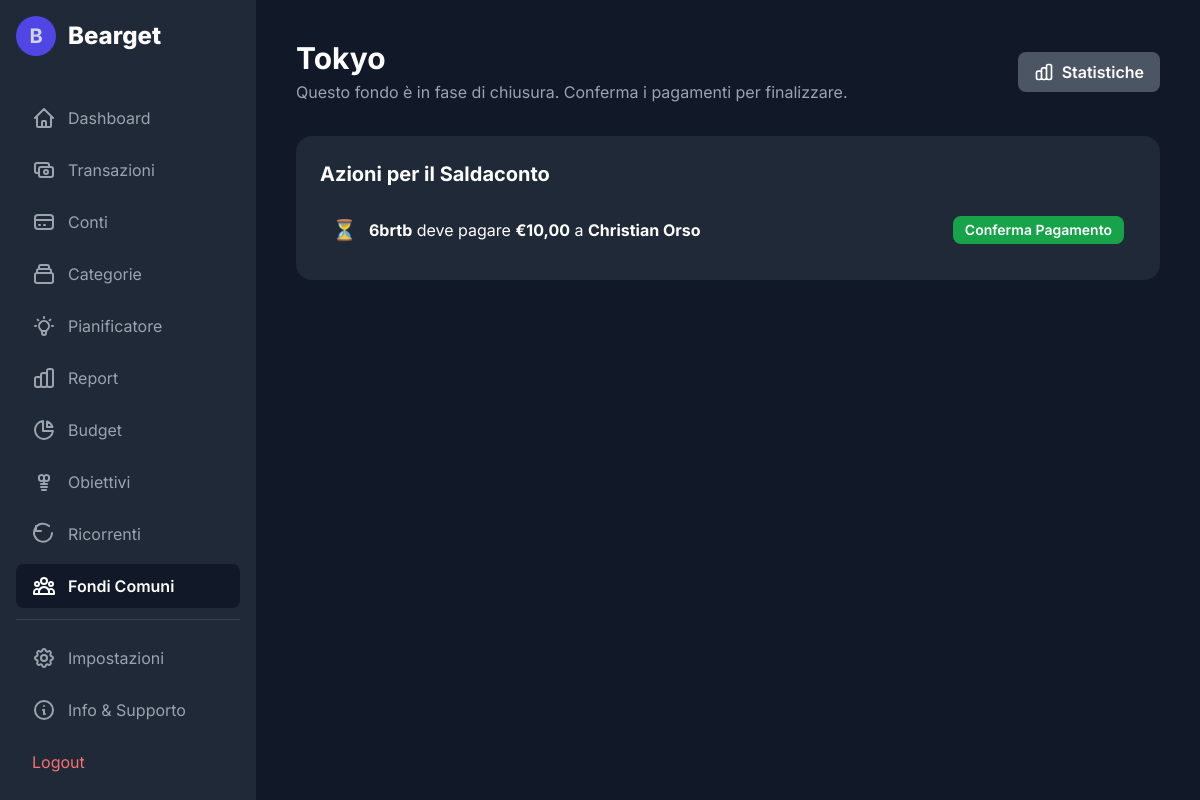
The app's page /fund_details.php?id=2 (signed in) with its own data.
### tables this page shows
CREATE TABLE `shared_funds` (
  `id` int(11) NOT NULL,
  `name` varchar(150) NOT NULL,
  `description` text DEFAULT NULL,
  `target_amount` decimal(10,2) DEFAULT NULL,
  `creator_id` int(11) NOT NULL,
  `created_at` timestamp NOT NULL DEFAULT current_timestamp(),
  `status` varchar(20) NOT NULL DEFAULT 'active' COMMENT 'e.g., active, settling, archived'
);

CREATE TABLE `settlement_payments` (
  `id` int(11) NOT NULL,
  `fund_id` int(11) NOT NULL,
  `from_user_id` int(11) NOT NULL,
  `to_user_id` int(11) NOT NULL,
  `amount` decimal(10,2) NOT NULL,
  `from_account_id` int(11) DEFAULT NULL,
  `to_account_id` int(11) DEFAULT NULL,
  `status` varchar(20) NOT NULL DEFAULT 'pending' COMMENT 'e.g., pending, payer_confirmed, completed',
  `created_at` timestamp NOT NULL DEFAULT current_timestamp(),
  `payer_confirmed_at` timestamp NULL DEFAULT NULL,
  `payee_confirmed_at` timestamp NULL DEFAULT NULL
);

CREATE TABLE `users` (
  `id` int(11) NOT NULL,
  `username` varchar(50) NOT NULL,
  `email` varchar(100) NOT NULL,
  `password` varchar(255) NOT NULL,
  `verification_token` varchar(255) DEFAULT NULL,
  `is_verified` tinyint(1) NOT NULL DEFAULT 0,
  `created_at` timestamp NOT NULL DEFAULT current_timestamp(),
  `theme` varchar(25) NOT NULL DEFAULT 'dark-indigo',
  `subscription_status` varchar(20) NOT NULL DEFAULT 'free',
  `stripe_customer_id` varchar(255) DEFAULT NULL,
  `stripe_subscription_id` varchar(255) DEFAULT NULL,
  `subscription_end_date` timestamp NULL DEFAULT NULL,
  `subscription_start_date` timestamp NULL DEFAULT NULL,
  `friend_code` varchar(8) DEFAULT NULL
);

### functions.php (called while the page is built, shortened)
<?php
function get_shared_fund_details($conn, $fund_id, $user_id) {
    $sql = "SELECT sf.*,
                   (SELECT SUM(amount) FROM shared_fund_contributions WHERE fund_id = sf.id) as total_contributed
            FROM shared_funds sf
            JOIN shared_fund_members sfm ON sf.id = sfm.fund_id
            WHERE sf.id = ? AND sfm.user_id = ?";
    $stmt = $conn->prepare($sql);
    $stmt->bind_param('ii', $fund_id, $user_id);
    $stmt->execute();
    $result = $stmt->get_result();
    $fund = $result->fetch_assoc();
    if ($fund) {
        $fund['total_contributed'] = $fund['total_contributed'] ?? 0;
    }
    return $fund;
}
function get_settlement_payments($conn, $fund_id) {
    $payments = [];
    $sql = "SELECT
                sp.*,
                from_user.username as from_username,
                to_user.username as to_username
            FROM settlement_payments sp
            JOIN users from_user ON sp.from_user_id = from_user.id
            JOIN users to_user ON sp.to_user_id = to_user.id
            WHERE sp.fund_id = ?
            ORDER BY sp.created_at ASC";
    $stmt = $conn->prepare($sql);
    $stmt->bind_param('i', $fund_id);
    $stmt->execute();
    $result = $stmt->get_result();
    while($row = $result->fetch_assoc()) {
        $payments[] = $row;
    }
    return $payments;
}
?>

### fund_details.php (the view, shortened to what this page needs)
<?php
require_once 'db_connect.php';
require_once 'functions.php';
$user_id = $_SESSION["id"];
$fund_id = $_GET['id'] ?? 0;
$fund = get_shared_fund_details($conn, $fund_id, $user_id);
if ($fund['status'] === 'settling' || $fund['status'] === 'settling_auto') {
    $settlement_payments = get_settlement_payments($conn, $fund_id);
} else {
    $group_expenses = get_group_expenses($conn, $fund_id);
    $balances = get_group_balances($conn, $fund_id);
    $contributions = get_fund_contributions($conn, $fund_id);
    $fundCategory = get_category_by_name_and_type($conn, 'Fondi Comuni', $user_id, 'expense');
}
?>
<!DOCTYPE html>
<html lang="it">
<head>
    <script src="https://cdn.tailwindcss.com"></script>
    <link rel="stylesheet" href="theme.php">
</head>
<body class="text-gray-300">
    <div class="flex h-screen">
        <?php include 'sidebar.php'; ?>
        <main class="flex-1 p-6 lg:p-10 overflow-y-auto">
            <header class="flex flex-wrap justify-between items-center gap-4 mb-8">
                <div>
                    <h1 class="text-3xl font-bold text-white"><?php echo htmlspecialchars($fund['name']); ?></h1>
                    <p class="text-gray-400 mt-1">
                        <?php if($fund['status'] === 'active'): echo 'Gestisci le spese, i contributi e i membri del fondo.'; ?>
                        <?php elseif($fund['status'] === 'settling'): echo 'Questo fondo è in fase di chiusura. Conferma i pagamenti per finalizzare.'; ?>
                        <?php elseif($fund['status'] === 'settling_auto'): echo 'Saldaconto automatico in corso. Seleziona i conti per procedere.'; ?>
                        <?php elseif($fund['status'] === 'archived'): echo 'Questo fondo è archiviato e può essere solo consultato.'; ?>
                        <?php endif; ?>
                    </p>
                </div>
                <div class="flex gap-2">
                    <a href="fund_stats.php?id=<?php echo $fund_id; ?>" class="bg-gray-600 hover:bg-gray-700 text-white font-semibold py-2 px-4 rounded-lg flex items-center">
                        Statistiche
                    </a>
                </div>
            </header>
            <?php if ($fund['status'] === 'settling'): ?>
                <div class="bg-gray-800 rounded-2xl p-6">
                    <h2 class="text-xl font-bold text-white mb-4">Azioni per il Saldaconto</h2>
                    <div class="space-y-3">
                        <?php if (empty($settlement_payments)): ?>
                            <p class="text-gray-500 text-center py-4">Tutti i conti sono saldati o non ci sono azioni da effettuare.</p>
                        <?php else: foreach($settlement_payments as $payment): ?>
                        <div class="flex items-center justify-between p-3 rounded-lg bg-gray-700/50">
                            <div class="flex items-center gap-3">
                                <span class="text-xl">
                                    <?php
                                        if ($payment['from_user_id'] == $payment['to_user_id']) {
                                            echo $payment['status'] === 'paid' ? '💰' : '📥';
                                        } else {
                                            echo $payment['status'] === 'paid' ? '✅' : '⏳';
                                        }
                                    ?>
                                </span>
                                <div>
                                    <p class="text-white">
                                        <?php if ($payment['from_user_id'] == $payment['to_user_id']): ?>
                                            <span class="font-bold"><?php echo htmlspecialchars($payment['to_username']); ?></span> deve prelevare
                                            <span class="font-bold text-green-400">€<?php echo number_format($payment['amount'], 2, ',', '.'); ?></span> dal fondo.
                                        <?php else: ?>
                                            <span class="font-bold"><?php echo htmlspecialchars($payment['from_username']); ?></span> deve pagare
                                            <span class="font-bold text-primary-400">€<?php echo number_format($payment['amount'], 2, ',', '.'); ?></span> a
                                            <span class="font-bold"><?php echo htmlspecialchars($payment['to_username']); ?></span>
                                        <?php endif; ?>
                                    </p>
                                </div>
                            </div>
                            <?php
                                $is_withdrawal = $payment['from_user_id'] == $payment['to_user_id'];
                                $can_confirm = false;
                                if ($is_withdrawal && $payment['to_user_id'] == $user_id) {
                                    $can_confirm = true;
                                } elseif (!$is_withdrawal && ($payment['from_user_id'] == $user_id || $payment['to_user_id'] == $user_id)) {
                                    $can_confirm = true;
                                }
                            ?>
                            <?php if($payment['status'] === 'pending' && $can_confirm): ?>
                            <form action="confirm_payment.php" method="POST" class="confirm-payment-form">
                                <button type="submit" class="bg-green-600 hover:bg-green-700 text-white font-semibold py-1 px-3 rounded-lg text-sm">
                                    <?php echo $is_withdrawal ? 'Conferma Prelievo' : 'Conferma Pagamento'; ?>
                                </button>
                            </form>
                            <?php endif; ?>
                        </div>
                        <?php endforeach; endif; ?>
                    </div>
                </div>
            <?php endif; ?>
        </main>
    </div>
</body>
</html>

### fund_details.php (style rules this page uses)
body { font-family: 'Inter', sans-serif; background-color: var(--color-gray-900); }

### records on screen
shared_funds: name "Tokyo"
settlement_payments: from_user.username "6brtb", amount "10,00", to_user.username "Christian Orso", shows "Conferma Pagamento"
